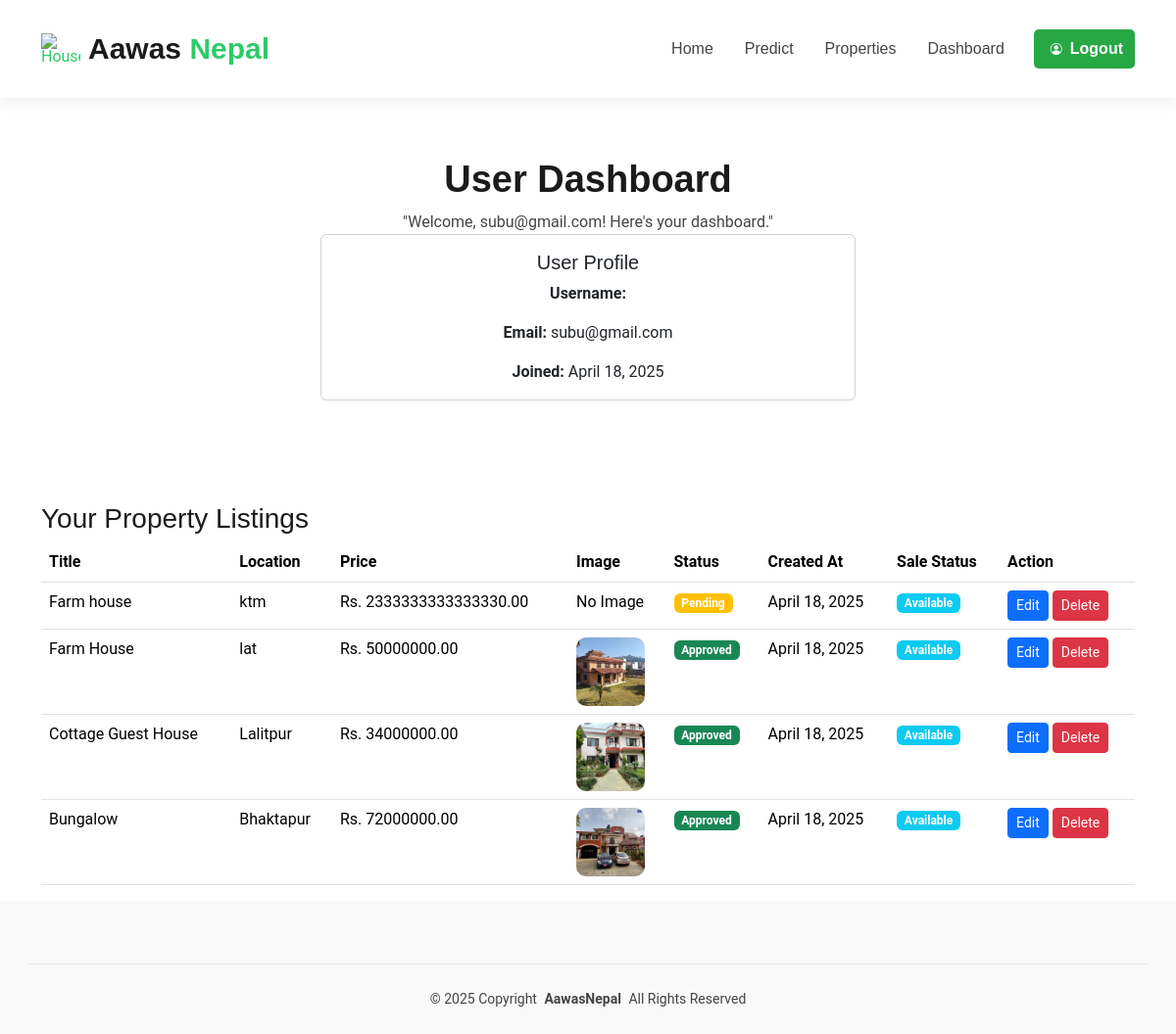
The app's page /dashboard/ (signed in) with its own data.
### house/models.py (models this page shows, shortened)
class User(AbstractUser):
    email = models.EmailField(unique=True)
    phone = models.CharField(max_length=15, null=True, blank=True)
    location = models.CharField(max_length=255, null=True, blank=True)
    username = models.CharField(max_length=150, unique=True, null=True, blank=True)
    USERNAME_FIELD = 'email'
    REQUIRED_FIELDS = []
    objects = CustomUserManager()
    groups = models.ManyToManyField(
        'auth.Group',
        related_name='house_user_set',
        blank=True
    )
    user_permissions = models.ManyToManyField(
        'auth.Permission',
        related_name='house_user_permissions',
        blank=True
    )
    class Meta:
        verbose_name = 'User'
        verbose_name_plural = 'Users'

class Property(models.Model):
    seller = models.ForeignKey(User, on_delete=models.CASCADE, related_name="properties_for_sale")
    CITY_CHOICES = [
        ('ktm', 'Kathmandu'),
        ('bkt', 'Bhaktapur'),
        ('lat', 'Lalitpur'),
    ]
    FURNISHING_STATUS_CHOICES = [
        ('furnished', 'Furnished'),
        ('semi_furnished', 'Semi-furnished'),
        ('unfurnished', 'Unfurnished'),
    ]
    SALE_STATUS_CHOICES = [
        ('available', 'Available'),
        ('sold', 'Sold'),
    ]
    title = models.CharField(max_length=200)
    city = models.CharField(max_length=100, choices=CITY_CHOICES)
    area = models.DecimalField(max_digits=10, decimal_places=2)
    bedrooms = models.IntegerField()
    bathrooms = models.IntegerField()
    stories = models.IntegerField()
    mainroad = models.BooleanField(default=False)
    guestroom = models.BooleanField(default=False)
    basement = models.BooleanField(default=False)
    hotwaterheating = models.BooleanField(default=False)
    airconditioning = models.BooleanField(default=False)
    parking = models.IntegerField(default=0)
    furnishingstatus = models.CharField(max_length=20, choices=FURNISHING_STATUS_CHOICES, default='unfurnished')
    price = models.DecimalField(max_digits=20, decimal_places=2)
    property_image = models.ImageField(upload_to='property_images/')
    is_approved = models.BooleanField(default=False)
    decline_reason = models.TextField(null=True, blank=True)
    sale_status = models.CharField(
        max_length=20,
        choices=SALE_STATUS_CHOICES,
        default='available'
    )
    created_at = models.DateTimeField(auto_now_add=True)

class PropertyImage(models.Model):
    property = models.ForeignKey(Property, related_name="images", on_delete=models.CASCADE)
    image = models.ImageField(upload_to='property_images/')

### house/views.py (the view)
# urls.py: path("dashboard/", user_dashboard, name="user_dashboard"),
def user_dashboard(request):
    user_properties = Property.objects.filter(seller=request.user)  # Get properties listed by the logged-in user
    context = {
        'user_properties': user_properties
    }
    return render(request, 'user_dashboard.html', context)

### house/templates/user_dashboard.html (shortened to what this page needs)
{% extends 'index.html' %} {% load static %}
{% block content %}
<main class="main">
  <div class="page-title">
    <div class="heading">
      <div class="container">
        <div class="row d-flex justify-content-center text-center">
          <div class="col-lg-8">
            <h1>User Dashboard</h1>
            <p class="mb-0">
              "Welcome, {{ user.username }}! Here's your dashboard."
            </p>
          </div>
          <div class="col-md-6">
            <div class="card">
              <div class="card-body">
                <h5 class="card-title">User Profile</h5>
                <p class="card-text">
                  <strong>Username:</strong> {{ user.first_name }}
                </p>
                <p class="card-text">
                  <strong>Email:</strong> {{ user.email }}
                </p>
                <p class="card-text">
                  <strong>Joined:</strong> {{ user.date_joined|date:"F d, Y" }}
                </p>
              </div>
            </div>
          </div>
        </div>
      </div>
    </div>
  </div>
  <div class="container mt-4">
    <h3>Your Property Listings</h3>
    <table class="table">
      <thead>
        <tr>
          <th>Title</th>
          <th>Location</th>
          <th>Price</th>
          <th>Image</th>
          <th>Status</th>
          <th>Created At</th>
          <th>Sale Status</th>
          <th>Action</th>
        </tr>
      </thead>
      <tbody>
        {% for property in user_properties %}
        <tr>
          <td>{{ property.title }}</td>
          <td>{{ property.city }}</td>
          <td>Rs. {{ property.price }}</td>
          <td>
            {% if property.images.all %}
            <a href="{{ property.images.first.image.url }}" target="_blank">
              <img
                style="
                  width: 70px;
                  height: 70px;
                  object-fit: cover;
                  border-radius: 10px;
                "
                src="{{ property.images.first.image.url }}"
                alt="Property Image"
              />
            </a>
            {% else %} No Image {% endif %}
          </td>
          <td>
            {% if property.is_approved %}
            <span class="badge bg-success">Approved</span>
            {% elif property.decline_reason %}
            <span class="badge bg-danger">Declined</span>
            {% else %}
            <span class="badge bg-warning">Pending</span>
            {% endif %}
          </td>
          <td>{{ property.created_at|date:"F d, Y" }}</td>
          <td>
            {% if property.sale_status == 'available' %}
            <span class="badge bg-info">Available</span>
            {% else %}
            <span class="badge bg-secondary">Sold</span>
            {% endif %}
          </td>
          <td>
            <a
              href="{% url 'edit_property' property.id %}"
              class="btn btn-primary btn-sm"
            >
              Edit
            </a>
            <a
              href="{% url 'delete_property' property.id %}"
              class="btn btn-danger btn-sm"
            >
              Delete
            </a>
          </td>
        </tr>
        {% empty %}
        <tr>
          <td colspan="7" class="text-center">
            You have not listed any properties yet.
          </td>
        </tr>
        {% endfor %}
      </tbody>
    </table>
  </div>
</main>
{% endblock %}

### static/assets/css/main.css (style rules this page uses)
:root { --default-font: "Roboto", system-ui, -apple-system, "Segoe UI", Roboto, "Helvetica Neue", Arial, "Noto Sans", "Liberation Sans", sans-serif, "Apple Color Emoji", "Segoe UI Emoji", "Segoe UI Symbol", "Noto Color Emoji"; --heading-font: "Raleway", sans-serif; --nav-font: "Poppins", sans-serif; }
:root { --background-color: #ffffff; --default-color: #444444; --heading-color: #1b1b1b; --accent-color: #2eca6a; --surface-color: #ffffff; --contrast-color: #ffffff; }
:root { --nav-color: #444444; --nav-hover-color: #000000; --nav-mobile-background-color: #ffffff; --nav-dropdown-background-color: #ffffff; --nav-dropdown-color: #444444; --nav-dropdown-hover-color: #2eca6a; }
:root { scroll-behavior: smooth; }
body { color: var(--default-color); background-color: var(--background-color); font-family: var(--default-font); }
a { color: var(--accent-color); text-decoration: none; transition: 0.3s; }
h1, h2, h3, h4, h5, h6 { color: var(--heading-color); font-family: var(--heading-font); }
.page-title { color: var(--default-color); background-color: var(--background-color); position: relative; }
.page-title .heading { padding: 160px 0 80px 0; border-top: 1px solid color-mix(in srgb, var(--default-color), transparent 90%); }
.page-title .heading h1 { font-size: 38px; font-weight: 700; }

### records on screen
User: username "subu@gmail.com", email "subu@gmail.com", date_joined "April 18, 2025"
Property: title "Farm house", city "ktm", price "2333333333333330.00", shows "No Image", is_approved "Pending", created_at "April 18, 2025", sale_status "Available"
Property: title "Farm House", city "lat", price "50000000.00", images.first.image (picture), is_approved "Approved", created_at "April 18, 2025", sale_status "Available"
Property: title "Cottage Guest House", city "Lalitpur", price "34000000.00", images.first.image (picture), is_approved "Approved", created_at "April 18, 2025", sale_status "Available"
Property: title "Bungalow", city "Bhaktapur", price "72000000.00", images.first.image (picture), is_approved "Approved", created_at "April 18, 2025", sale_status "Available"
